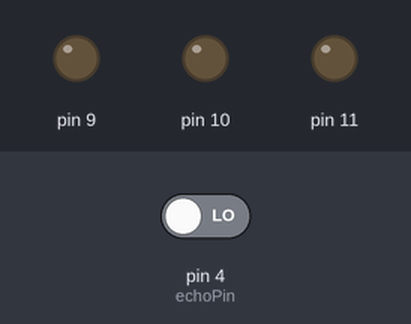
A sketch run on a simulated Arduino Uno, built with avr-gcc and run on an emulated ATmega328P. Shown: output pins drawn as LEDs (lit = HIGH). The test bench sets the inputs (shaded band); at power-on: pin 4 (echoPin) LOW. Pins used as bus, display or sensor lines are not drawn.

Above: at 0.5 s.
At 6.0 s:
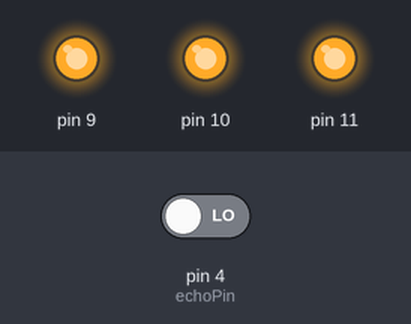
Timing chart, 0 to 14.3 s (numbered marks = the images above):
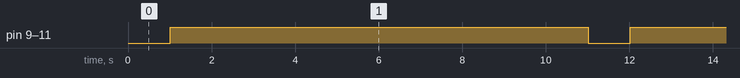

Measured:
- by itself, pin 9–11: alternates HIGH for 10.0 s and LOW for 1.0 s

The sketch:

20201119_door_LED.ino
```cpp
int echoPin = 4;
int trigPin = 5;
float Time,distance;

void setup() {
  pinMode(9,OUTPUT);
  pinMode(10,OUTPUT);
  pinMode(11,OUTPUT);
  pinMode(echoPin,INPUT);
  pinMode(trigPin,OUTPUT);

}

void loop() {
  digitalWrite(trigPin,HIGH);
  delay(10);
  digitalWrite(trigPin,LOW);
  Time = pulseIn(echoPin,HIGH);
  distance = ((float)(390*Time) / 10000) / 2;
  if(distance<=15)
  {
    digitalWrite(9,HIGH);
    digitalWrite(10,HIGH);
    digitalWrite(11,HIGH);
    delay(10000);
    digitalWrite(9,LOW);
    digitalWrite(10,LOW);
    digitalWrite(11,LOW);
  }
}
```
